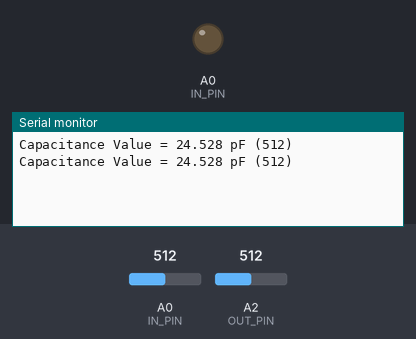
A sketch run on a simulated Arduino Uno, built with avr-gcc and run on an emulated ATmega328P. Shown: output pins drawn as LEDs (lit = HIGH), the last lines printed to the serial monitor. Inputs (shaded band) come from the test bench; at power-on: A0 (IN_PIN) = 512, A2 (OUT_PIN) = 512. Pins used as bus, display or sensor lines are not drawn.

Above: at 1.8 s.
1.9 s: A0 (IN_PIN) set to 990
At 2.4 s:
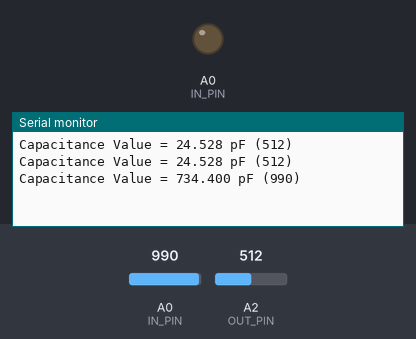
3.4 s: A0 (IN_PIN) set to 1014
At 4.8 s:
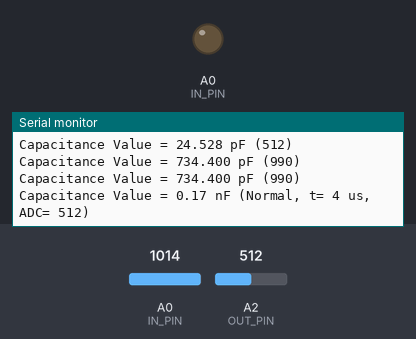

Measured:
- the behaviour switches between 999 and 1000 on A0 (IN_PIN) (found by bisection; images 1 and 2)
- after the input at 1.9 s, the serial monitor: prints a new line after 0.10 s (image 1)
- after the input at 3.4 s, the serial monitor: prints a new line after 0.60 s (image 2)

The sketch:

capacitance.ino
```cpp
const int OUT_PIN = A2;
const int IN_PIN = A0;
const float IN_STRAY_CAP_TO_GND = 24.48;
const float IN_CAP_TO_GND  = IN_STRAY_CAP_TO_GND;
const float R_PULLUP = 34.8;
const int MAX_ADC_VALUE = 1023;

void setup()
{
  pinMode(OUT_PIN, OUTPUT);
  pinMode(IN_PIN, OUTPUT);
  Serial.begin(9600);
}

void loop()
{
    pinMode(IN_PIN, INPUT);
    digitalWrite(OUT_PIN, HIGH);
    int val = analogRead(IN_PIN);
    digitalWrite(OUT_PIN, LOW);

    if (val < 1000)
    {
      pinMode(IN_PIN, OUTPUT);

      float capacitance = (float)val * IN_CAP_TO_GND / (float)(MAX_ADC_VALUE - val);

      Serial.print(F("Capacitance Value = "));
      Serial.print(capacitance, 3);
      Serial.print(F(" pF ("));
      Serial.print(val);
      Serial.println(F(") "));
    }
    else
    {
      pinMode(IN_PIN, OUTPUT);
      delay(1);
      pinMode(OUT_PIN, INPUT_PULLUP);
      unsigned long u1 = micros();
      unsigned long t;
      int digVal;

      do
      {
        digVal = digitalRead(OUT_PIN);
        unsigned long u2 = micros();
        t = u2 > u1 ? u2 - u1 : u1 - u2;
      } while ((digVal < 1) && (t < 400000L));

      pinMode(OUT_PIN, INPUT);
      val = analogRead(OUT_PIN);
      digitalWrite(IN_PIN, HIGH);
      int dischargeTime = (int)(t / 1000L) * 5;
      delay(dischargeTime);
      pinMode(OUT_PIN, OUTPUT);
      digitalWrite(OUT_PIN, LOW);
      digitalWrite(IN_PIN, LOW);

      float capacitance = -(float)t / R_PULLUP
                              / log(1.0 - (float)val / (float)MAX_ADC_VALUE);

      Serial.print(F("Capacitance Value = "));
      if (capacitance > 1000.0)
      {
        Serial.print(capacitance / 1000.0, 2);
        Serial.print(F(" uF"));
      }
      else
      {
        Serial.print(capacitance, 2);
        Serial.print(F(" nF"));
      }

      Serial.print(F(" ("));
      Serial.print(digVal == 1 ? F("Normal") : F("HighVal"));
      Serial.print(F(", t= "));
      Serial.print(t);
      Serial.print(F(" us, ADC= "));
      Serial.print(val);
      Serial.println(F(")"));
    }
    while (millis() % 1000 != 0)
      ;
}
```
